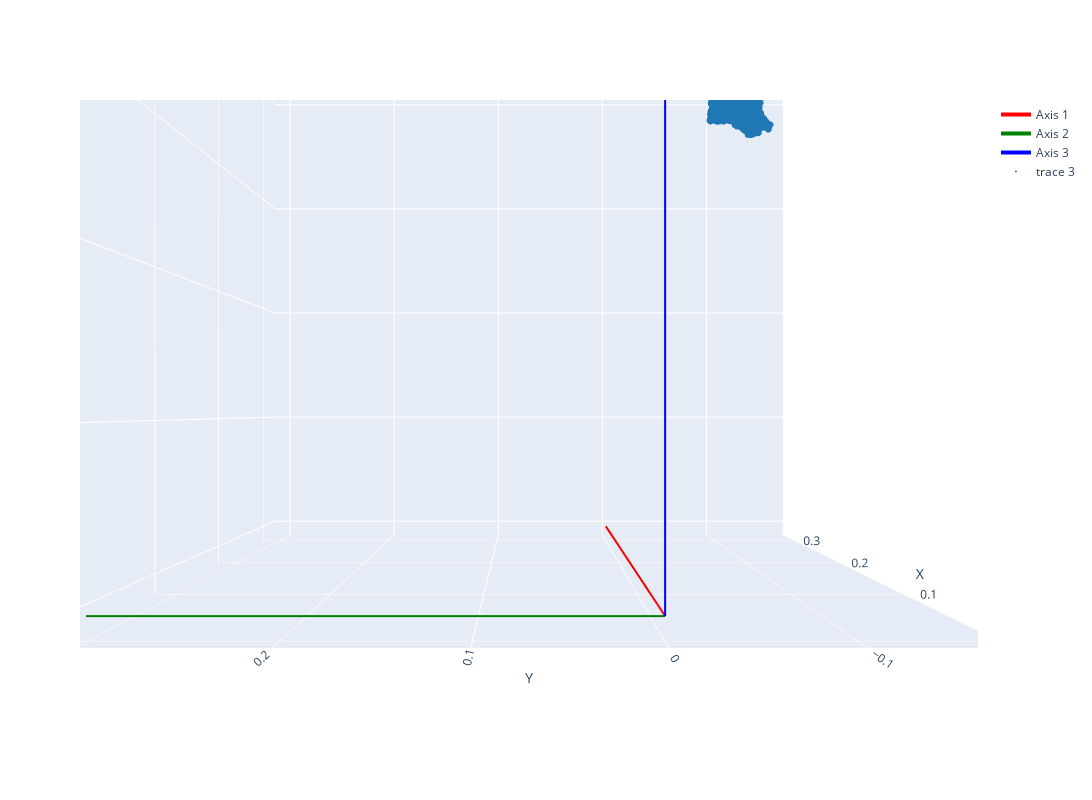
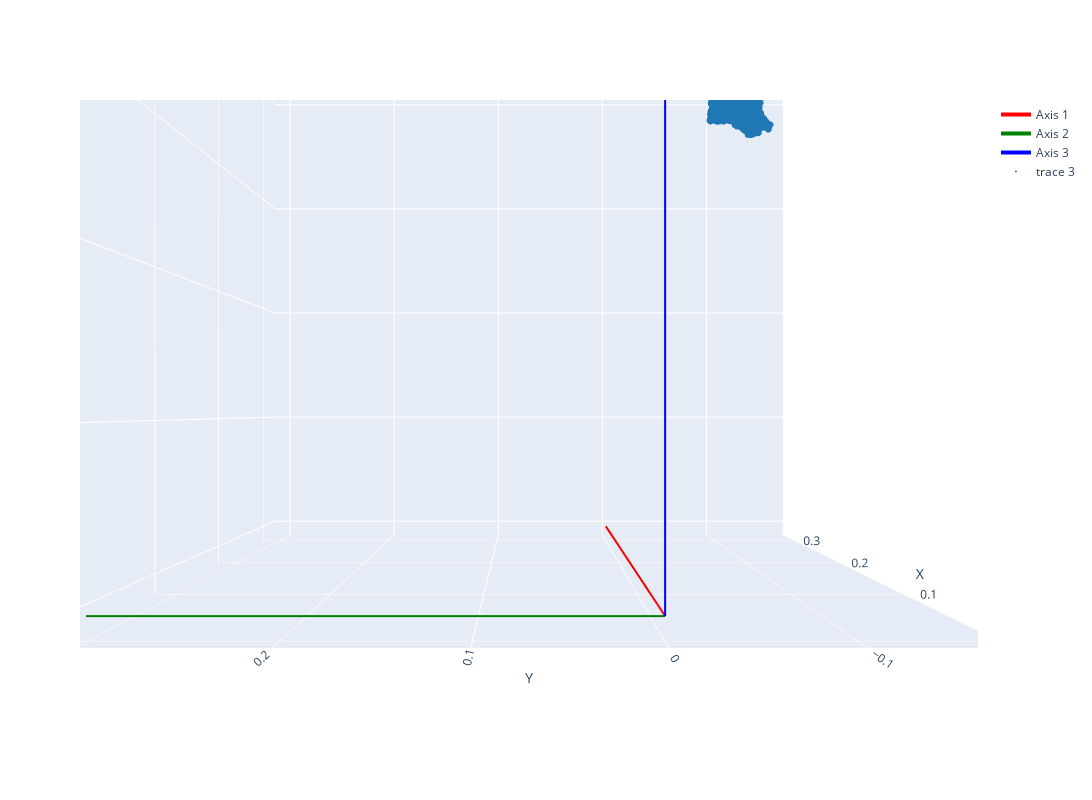

Write notebook code for charts like these, in order.
### Code cell
import open3d as o3d
import copy
import numpy as np

pcd_file = '/home/mfi/repos/rtc_vision_toolbox/camera/zed_ros/tests/points_cam2_igev_0605_1746.ply'
tf_file = '/home/mfi/repos/rtc_vision_toolbox/data/calibration_data/zed/T_base2cam2.npy'

pcd_raw = o3d.io.read_point_cloud(pcd_file)
points_raw = np.asarray(pcd_raw.points) / 1000
points_raw[np.isinf(points_raw)] = np.nan
points_raw = points_raw[~np.isnan(points_raw).any(axis=1)]
pcd = o3d.geometry.PointCloud()
pcd.points = o3d.utility.Vector3dVector(points_raw)

pcd = pcd.transform(T_zed) # only if using zed default point cloud

pcd_tf = copy.deepcopy(pcd)
T = np.load(tf_file)
transform = True
crop = True
downsample = False

if transform:
    pcd_tf.transform(T)

print("points.shape", np.asarray(pcd_tf.points).shape)

if crop:
    points = np.asarray(pcd_tf.points)
    # gripper boundaries
    gripper_boundaries = {
        'min': np.array([0.2, -0.3, 0.3]),
        'max': np.array([0.35, -0.10, .5])
    }
    world_boundaries = gripper_boundaries
    points[np.isinf(points)] = np.nan
    points[np.where(points[:, 0] < world_boundaries['min'][0])] = np.nan
    points[np.where(points[:, 1] < world_boundaries['min'][1])] = np.nan
    points[np.where(points[:, 2] < world_boundaries['min'][2])] = np.nan
    points[np.where(points[:, 0] > world_boundaries['max'][0])] = np.nan
    points[np.where(points[:, 1] > world_boundaries['max'][1])] = np.nan
    points[np.where(points[:, 2] > world_boundaries['max'][2])] = np.nan
    points = points[~np.isnan(points).any(axis=1)]
    pcd_tf = o3d.geometry.PointCloud()
    pcd_tf.points = o3d.utility.Vector3dVector(points)
    del points

print("points.shape", np.asarray(pcd_tf.points).shape)


if downsample:
    pcd_tf = pcd_tf.voxel_down_sample(voxel_size=0.05)
points = np.asarray(pcd_tf.points)
print("points.shape", points.shape)

plot_multi_np([points])

### Figure 1 — Plotly figure (JSON) as saved in the notebook; plotly's stock layout.template omitted (floating-point values rounded to 4 significant figures; data arrays with more than 128 entries replaced by an {"elided": "..."} marker saying what was removed)
{"data": [{"line": {"color": "red", "width": 4}, "mode": "lines", "name": "Axis 1", "type": "scatter3d", "x": [0, 0.3], "y": [0, 0], "z": [0, 0]}, {"line": {"color": "green", "width": 4}, "mode": "lines", "name": "Axis 2", "type": "scatter3d", "x": [0, 0], "y": [0, 0.3], "z": [0, 0]}, {"line": {"color": "blue", "width": 4}, "mode": "lines", "name": "Axis 3", "type": "scatter3d", "x": [0, 0], "y": [0, 0], "z": [0, 0.3]}, {"marker": {"color": "#1f77b4", "size": 2, "symbol": "circle"}, "mode": "markers", "type": "scatter3d", "x": {"elided": "7301 float values"}, "y": {"elided": "7301 float values"}, "z": {"elided": "7301 float values"}}], "layout": {"height": 800, "scene": {"camera": {"center": {"x": 0, "y": 0, "z": -0.25}, "eye": {"x": -1.3, "y": 0, "z": -0.25}, "up": {"x": 0, "y": 0, "z": 1}}, "xaxis": {"title": {"text": "X"}}, "yaxis": {"title": {"text": "Y"}}, "zaxis": {"title": {"text": "Z"}}}, "width": 1200}}

### Figure 2 — Plotly figure (JSON) as saved in the notebook; plotly's stock layout.template omitted (floating-point values rounded to 4 significant figures; data arrays with more than 128 entries replaced by an {"elided": "..."} marker saying what was removed)
{"data": [{"line": {"color": "red", "width": 4}, "mode": "lines", "name": "Axis 1", "type": "scatter3d", "x": [0, 0.3], "y": [0, 0], "z": [0, 0]}, {"line": {"color": "green", "width": 4}, "mode": "lines", "name": "Axis 2", "type": "scatter3d", "x": [0, 0], "y": [0, 0.3], "z": [0, 0]}, {"line": {"color": "blue", "width": 4}, "mode": "lines", "name": "Axis 3", "type": "scatter3d", "x": [0, 0], "y": [0, 0], "z": [0, 0.3]}, {"marker": {"color": "#1f77b4", "size": 2, "symbol": "circle"}, "mode": "markers", "type": "scatter3d", "x": {"elided": "7301 float values"}, "y": {"elided": "7301 float values"}, "z": {"elided": "7301 float values"}}], "layout": {"height": 800, "scene": {"camera": {"center": {"x": 0, "y": 0, "z": -0.25}, "eye": {"x": -1.3, "y": 0, "z": -0.25}, "up": {"x": 0, "y": 0, "z": 1}}, "xaxis": {"title": {"text": "X"}}, "yaxis": {"title": {"text": "Y"}}, "zaxis": {"title": {"text": "Z"}}}, "width": 1200}}
